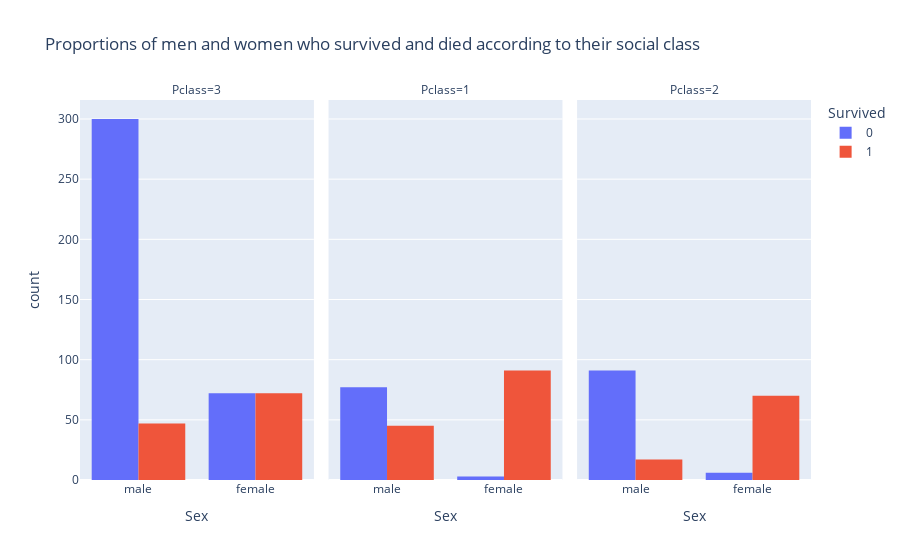

Source (notebook cell):
### Code cell
fig = px.histogram(train, x = "Sex", color = "Survived", barmode = "group", facet_col = "Pclass",
                  title = "Proportions of men and women who survived and died according to their social class")
fig.show()

### Figure 1 — Plotly figure (JSON) as saved in the notebook; plotly's stock layout.template omitted (floating-point values rounded to 4 significant figures; data arrays with more than 128 entries replaced by an {"elided": "..."} marker saying what was removed)
{"data": [{"alignmentgroup": "True", "bingroup": "x", "hovertemplate": "Survived=0<br>Pclass=3<br>Sex=%{x}<br>count=%{y}<extra></extra>", "legendgroup": "0", "marker": {"color": "#636efa", "pattern": {"shape": ""}}, "name": "0", "offsetgroup": "0", "orientation": "v", "showlegend": true, "type": "histogram", "x": {"elided": "372 str values"}, "xaxis": "x", "yaxis": "y"}, {"alignmentgroup": "True", "bingroup": "x", "hovertemplate": "Survived=0<br>Pclass=1<br>Sex=%{x}<br>count=%{y}<extra></extra>", "legendgroup": "0", "marker": {"color": "#636efa", "pattern": {"shape": ""}}, "name": "0", "offsetgroup": "0", "orientation": "v", "showlegend": false, "type": "histogram", "x": ["male", "male", "male", "male", "male", "male", "male", "male", "male", "male", "male", "male", "male", "male", "male", "male", "male", "male", "male", "male", "male", "female", "male", "male", "male", "male", "male", "male", "male", "male", "male", "female", "male", "male", "male", "male", "male", "male", "male", "male", "male", "male", "male", "male", "male", "male", "male", "male", "male", "female", "male", "male", "male", "male", "male", "male", "male", "male", "male", "male", "male", "male", "male", "male", "male", "male", "male", "male", "male", "male", "male", "male", "male", "male", "male", "male", "male", "male", "male", "male"], "xaxis": "x2", "yaxis": "y2"}, {"alignmentgroup": "True", "bingroup": "x", "hovertemplate": "Survived=0<br>Pclass=2<br>Sex=%{x}<br>count=%{y}<extra></extra>", "legendgroup": "0", "marker": {"color": "#636efa", "pattern": {"shape": ""}}, "name": "0", "offsetgroup": "0", "orientation": "v", "showlegend": false, "type": "histogram", "x": ["male", "male", "female", "male", "male", "male", "male", "male", "male", "male", "male", "male", "male", "male", "male", "male", "male", "male", "male", "female", "male", "male", "male", "male", "male", "male", "male", "male", "male", "male", "male", "male", "male", "male", "male", "male", "female", "male", "male", "male", "male", "male", "female", "male", "male", "male", "male", "male", "male", "male", "male", "male", "male", "male", "male", "male", "male", "male", "male", "male", "male", "male", "male", "male", "male", "male", "male", "male", "male", "male", "male", "male", "male", "male", "male", "male", "male", "male", "male", "male", "male", "male", "male", "female", "male", "male", "male", "male", "male", "male", "male", "male", "female", "male", "male", "male", "male"], "xaxis": "x3", "yaxis": "y3"}, {"alignmentgroup": "True", "bingroup": "x", "hovertemplate": "Survived=1<br>Pclass=3<br>Sex=%{x}<br>count=%{y}<extra></extra>", "legendgroup": "1", "marker": {"color": "#EF553B", "pattern": {"shape": ""}}, "name": "1", "offsetgroup": "1", "orientation": "v", "showlegend": true, "type": "histogram", "x": ["female", "female", "female", "female", "female", "female", "female", "female", "male", "female", "female", "female", "male", "female", "male", "female", "male", "female", "female", "female", "male", "female", "male", "male", "female", "female", "female", "male", "female", "male", "female", "female", "female", "female", "female", "male", "male", "female", "female", "male", "female", "female", "female", "male", "male", "male", "female", "female", "male", "male", "female", "female", "male", "female", "female", "female", "male", "female", "male", "female", "female", "female", "female", "female", "female", "male", "female", "male", "male", "male", "female", "male", "female", "male", "female", "female", "female", "male", "male", "male", "female", "male", "female", "female", "male", "female", "male", "female", "male", "male", "female", "female", "female", "male", "female", "female", "male", "female", "male", "female", "male", "male", "male", "female", "female", "female", "male", "female", "male", "male", "male", "female", "male", "female", "male", "female", "female", "male", "female"], "xaxis": "x", "yaxis": "y"}, {"alignmentgroup": "True", "bingroup": "x", "hovertemplate": "Survived=1<br>Pclass=1<br>Sex=%{x}<br>count=%{y}<extra></extra>", "legendgroup": "1", "marker": {"color": "#EF553B", "pattern": {"shape": ""}}, "name": "1", "offsetgroup": "1", "orientation": "v", "showlegend": false, "type": "histogram", "x": {"elided": "136 str values"}, "xaxis": "x2", "yaxis": "y2"}, {"alignmentgroup": "True", "bingroup": "x", "hovertemplate": "Survived=1<br>Pclass=2<br>Sex=%{x}<br>count=%{y}<extra></extra>", "legendgroup": "1", "marker": {"color": "#EF553B", "pattern": {"shape": ""}}, "name": "1", "offsetgroup": "1", "orientation": "v", "showlegend": false, "type": "histogram", "x": ["female", "female", "male", "male", "female", "female", "female", "female", "female", "male", "female", "female", "female", "female", "female", "male", "female", "male", "female", "male", "female", "female", "female", "female", "male", "female", "female", "female", "female", "female", "male", "female", "female", "female", "female", "female", "male", "female", "female", "female", "female", "female", "female", "female", "female", "female", "female", "female", "female", "female", "female", "female", "female", "female", "female", "male", "female", "male", "male", "male", "female", "female", "female", "female", "female", "female", "female", "female", "female", "female", "male", "female", "female", "female", "female", "female", "female", "female", "male", "female", "female", "male", "male", "female", "female", "female", "female"], "xaxis": "x3", "yaxis": "y3"}], "layout": {"annotations": [{"font": {}, "showarrow": false, "text": "Pclass=3", "x": 0.16, "xanchor": "center", "xref": "paper", "y": 1, "yanchor": "bottom", "yref": "paper"}, {"font": {}, "showarrow": false, "text": "Pclass=1", "x": 0.5, "xanchor": "center", "xref": "paper", "y": 1, "yanchor": "bottom", "yref": "paper"}, {"font": {}, "showarrow": false, "text": "Pclass=2", "x": 0.84, "xanchor": "center", "xref": "paper", "y": 1, "yanchor": "bottom", "yref": "paper"}], "autosize": true, "barmode": "group", "legend": {"title": {"text": "Survived"}, "tracegroupgap": 0}, "title": {"text": "Proportions of men and women who survived and died according to their social class"}, "xaxis": {"anchor": "y", "autorange": true, "domain": [0, 0.32], "range": [-0.5, 1.5], "title": {"text": "Sex"}, "type": "category"}, "xaxis2": {"anchor": "y2", "autorange": true, "domain": [0.34, 0.66], "matches": "x", "range": [-0.5, 1.5], "title": {"text": "Sex"}, "type": "category"}, "xaxis3": {"anchor": "y3", "autorange": true, "domain": [0.68, 1.0], "matches": "x", "range": [-0.5, 1.5], "title": {"text": "Sex"}, "type": "category"}, "yaxis": {"anchor": "x", "autorange": true, "domain": [0, 1], "range": [0, 315.8], "title": {"text": "count"}}, "yaxis2": {"anchor": "x2", "autorange": true, "domain": [0, 1], "matches": "y", "range": [0, 315.8], "showticklabels": false}, "yaxis3": {"anchor": "x3", "autorange": true, "domain": [0, 1], "matches": "y", "range": [0, 315.8], "showticklabels": false}}}
